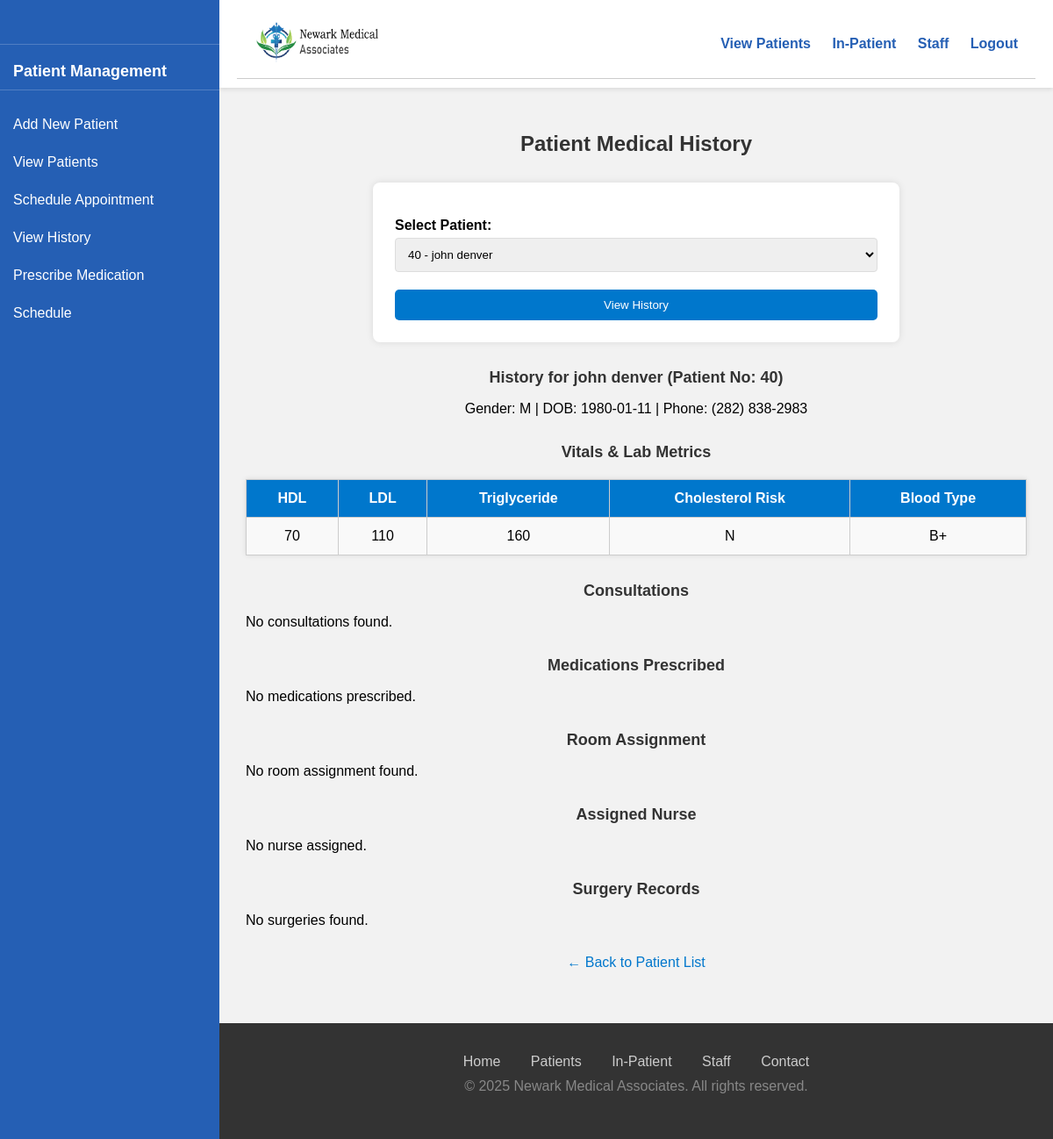
Screenshot of /patient/history.php?id=40 (signed in) with the database file from the repository.
### tables this page shows
CREATE TABLE `PATIENT` (
  `Patient_No` int(11) NOT NULL AUTO_INCREMENT,
  `Name` varchar(100) DEFAULT NULL,
  `Gender` char(1) DEFAULT NULL,
  `DOB` date DEFAULT NULL,
  `Street` varchar(100) DEFAULT NULL,
  `City` varchar(50) DEFAULT NULL,
  `State` char(2) DEFAULT NULL,
  `Zip` char(10) DEFAULT NULL,
  `Phone` varchar(15) DEFAULT NULL,
  `SSN` char(9) DEFAULT NULL,
  `Blood_Type` varchar(3) DEFAULT NULL,
  `HDL` int(11) DEFAULT NULL,
  `LDL` int(11) DEFAULT NULL,
  `Triglyceride` int(11) DEFAULT NULL,
  `Cholesterol_Risk` char(1) DEFAULT NULL,
  PRIMARY KEY (`Patient_No`),
  UNIQUE KEY `SSN` (`SSN`)
);

### patient/history.php (the view, shortened to what this page needs)
<?php
include('../connect.php'); ?>
<!DOCTYPE html>
<html>
<head>
</head>
<body>
<div class="sidebar">
</div>
<div class="main-content-area">
  <header>
    <?php include($_SERVER['DOCUMENT_ROOT'].'/includes/header.php'); ?>
  </header>
  <div class="page-content">
    <h2>Patient Medical History</h2>
    <form method="GET">
      <label>Select Patient:</label>
      <select name="patient_id" required>
        <?php
          $res = $conn->query("SELECT Patient_No, Name FROM PATIENT");
          while ($row = $res->fetch_assoc()) {
            $selected = (isset($_GET['patient_id']) && $_GET['patient_id'] == $row['Patient_No']) ? 'selected' : '';
            echo "<option value='{$row['Patient_No']}' $selected>{$row['Patient_No']} - {$row['Name']}</option>";
          }
        ?>
      </select>
      <button type="submit">View History</button>
    </form>
    <?php
    if (isset($_GET['patient_id'])) {
      $patient_id = $_GET['patient_id'];
      $stmt = $conn->prepare("SELECT * FROM PATIENT WHERE Patient_No = ?");
      $stmt->bind_param("i", $patient_id);
      $stmt->execute();
      $patient = $stmt->get_result()->fetch_assoc();
      echo "<h3>History for {$patient['Name']} (Patient No: {$patient['Patient_No']})</h3>";
      echo "<p style='text-align:center;'>Gender: {$patient['Gender']} | DOB: {$patient['DOB']} | Phone: {$patient['Phone']}</p>";
      echo "<h3>Vitals & Lab Metrics</h3>";
      echo "<table><tr><th>HDL</th><th>LDL</th><th>Triglyceride</th><th>Cholesterol Risk</th><th>Blood Type</th></tr>";
      echo "<tr><td>{$patient['HDL']}</td><td>{$patient['LDL']}</td><td>{$patient['Triglyceride']}</td><td>{$patient['Cholesterol_Risk']}</td><td>{$patient['Blood_Type']}</td></tr></table>";
      echo "<h3>Consultations</h3>";
      $stmt = $conn->prepare("SELECT C.Date, C.Time, C.Observation, C.Physician_ID, S.Name AS Physician_Name,
        GROUP_CONCAT(DISTINCT I.Name SEPARATOR ', ') AS Illnesses,
        GROUP_CONCAT(DISTINCT A.Name SEPARATOR ', ') AS Allergies
        FROM Consultation C
        LEFT JOIN PHYSICIAN P ON C.Physician_ID = P.Employment_No
        LEFT JOIN STAFF S ON P.Employment_No = S.Employment_No
        LEFT JOIN Consultation_Illness CI ON CI.Patient_No = C.Patient_No AND CI.Date = C.Date AND CI.Time = C.Time
        LEFT JOIN ILLNESS I ON CI.Illness_Code = I.Illness_Code
        LEFT JOIN Consultation_Allergy CA ON CA.Patient_No = C.Patient_No AND CA.Date = C.Date AND CA.Time = C.Time
        LEFT JOIN ALLERGY A ON CA.Allergy_Code = A.Allergy_Code
        WHERE C.Patient_No = ?
        GROUP BY C.Date, C.Time
        ORDER BY C.Date DESC, C.Time DESC");
      $stmt->bind_param("i", $patient_id);
      $stmt->execute();
      $result = $stmt->get_result();
      $latest_physician = '';
      if ($result->num_rows > 0) {
        echo "<table><tr><th>Date</th><th>Time</th><th>Physician</th><th>Observation</th><th>Illnesses</th><th>Allergies</th></tr>";
        while ($row = $result->fetch_assoc()) {
          if (!$latest_physician) $latest_physician = $row['Physician_ID'];
          echo "<tr><td>{$row['Date']}</td><td>{$row['Time']}</td><td>{$row['Physician_Name']}</td><td>{$row['Observation']}</td><td>{$row['Illnesses']}</td><td>{$row['Allergies']}</td></tr>";
        }
        echo "</table>";
      } else {
        echo "<p>No consultations found.</p>";
      }
      echo "<h3>Medications Prescribed</h3>";
      $stmt = $conn->prepare("SELECT M.Name, MO.Dosage, MO.Frequency FROM Medication_Order MO JOIN MEDICATION M ON MO.Medication_Code = M.Medication_Code WHERE MO.Patient_No = ?");
      $stmt->bind_param("i", $patient_id);
      $stmt->execute();
      $res = $stmt->get_result();
      if ($res->num_rows > 0) {
        echo "<table><tr><th>Medication</th><th>Dosage</th><th>Frequency</th></tr>";
        while ($row = $res->fetch_assoc()) echo "<tr><td>{$row['Name']}</td><td>{$row['Dosage']}</td><td>{$row['Frequency']}</td></tr>";
        echo "</table>";
      } else echo "<p>No medications prescribed.</p>";
      echo "<h3>Room Assignment</h3>";
      $stmt = $conn->prepare("SELECT R.Room_No, R.Wing, R.Bed_No
        FROM IN_PATIENT IP
        JOIN ROOM R ON IP.Room_No = R.Room_No AND IP.Bed_No = R.Bed_No
        WHERE IP.Patient_No = ?");
      $stmt->bind_param("i", $patient_id);
      $stmt->execute();
      $res = $stmt->get_result();
      if ($res->num_rows > 0) {
        echo "<table><tr><th>Room</th><th>Wing</th><th>Bed</th></tr>";
        while ($row = $res->fetch_assoc()) echo "<tr><td>{$row['Room_No']}</td><td>{$row['Wing']}</td><td>{$row['Bed_No']}</td></tr>";
        echo "</table>";
      } else echo "<p>No room assignment found.</p>";
      echo "<h3>Assigned Nurse</h3>";
      $stmt = $conn->prepare("SELECT S.Employment_No, S.Name FROM Patient_Care PC JOIN STAFF S ON PC.Nurse_ID = S.Employment_No WHERE PC.Patient_No = ?");
      $stmt->bind_param("i", $patient_id);
      $stmt->execute();
      $res = $stmt->get_result();
      if ($res->num_rows > 0) {
        echo "<table><tr><th>Nurse ID</th><th>Name</th></tr>";
        while ($row = $res->fetch_assoc()) echo "<tr><td>{$row['Employment_No']}</td><td>{$row['Name']}</td></tr>";
        echo "</table>";
      } else echo "<p>No nurse assigned.</p>";
      echo "<h3>Surgery Records</h3>";
      $stmt = $conn->prepare("SELECT SR.Surgery_Date, ST.Name AS SurgeryName, ST.Category, ST.Special_Needs, S.Name AS SurgeonName, SR.Outcome, SR.Notes
        FROM Surgery_Record SR
        JOIN SURGERY_TYPE ST ON SR.Surgery_Code = ST.Surgery_Code
        JOIN STAFF S ON SR.Surgeon_ID = S.Employment_No
        WHERE SR.Patient_No = ?
        ORDER BY SR.Surgery_Date DESC");
      $stmt->bind_param("i", $patient_id);
      $stmt->execute();
      $res = $stmt->get_result();
      if ($res->num_rows > 0) {
        echo "<table><tr><th>Date</th><th>Surgery</th><th>Category</th><th>Special Needs</th><th>Surgeon</th><th>Outcome</th><th>Notes</th></tr>";
        while ($row = $res->fetch_assoc()) {
          echo "<tr><td>{$row['Surgery_Date']}</td><td>{$row['SurgeryName']}</td><td>{$row['Category']}</td><td>{$row['Special_Needs']}</td><td>{$row['SurgeonName']}</td><td>{$row['Outcome']}</td><td>{$row['Notes']}</td></tr>";
        }
        echo "</table>";
      } else echo "<p>No surgeries found.</p>";
    }
    ?>
    <div class="back-link">
      <a href="view_patient.php">← Back to Patient List</a>
    </div>
  </div>
  <footer>
    <?php include($_SERVER['DOCUMENT_ROOT'].'/includes/footer.php'); ?>
  </footer>
</div>
</body>
</html>

### assets/style.css (style rules this page uses)
* { box-sizing: border-box; }
body { margin: 0; font-family: Arial, sans-serif; background-color: #f2f2f2; display: flex; height: 100vh; overflow: hidden; }
.sidebar { width: 250px; background-color: #255fb4; color: white; padding-top: 20px; height: 100vh; position: fixed; overflow-y: auto; z-index: 200; }
.main-content-area { margin-left: 250px; width: calc(100% - 250px); display: flex; flex-direction: column; height: 100vh; }
header { background: white; padding: 10px 20px; box-shadow: 0 2px 5px rgba(0,0,0,0.1); position: sticky; top: 0; z-index: 100; }
.page-content { flex-grow: 1; padding: 30px; overflow-y: auto; }
footer { background-color: #333; color: white; text-align: center; padding: 15px; flex-shrink: 0; }
h1, h2, h3, h4, h5, h6 { color: #333; }
h2 { text-align: center; margin-bottom: 30px; }
h3 { margin-top: 30px; margin-bottom: 15px; color: #333; font-size: 18px; font-weight: bold; }
form { background: #fff; padding: 25px; border-radius: 8px; max-width: 600px; margin: auto; box-shadow: 0 0 8px rgba(0,0,0,0.1); }
label { display: block; margin-top: 15px; font-weight: bold; }
input[type="text"], input[type="email"], input[type="password"], input[type="number"], input[type="date"], input[type="tel"], select, textarea { width: 100%; padding: 10px; margin-top: 5px; border: 1px solid #ddd; border-radius: 4px; }
button, input[type="submit"] { width: 100%; background: #0077cc; color: white; border: none; border-radius: 5px; padding: 10px 15px; margin-top: 20px; cursor: pointer; }
table { width: 100%; border-collapse: collapse; background: #fff; box-shadow: 0 0 6px rgba(0,0,0,0.1); margin-top: 20px; margin-bottom: 20px; }
th, td { padding: 12px; border: 1px solid #ccc; text-align: center; }
th { background: #0077cc; color: white; font-weight: bold; }
tr:nth-child(even) { background-color: #f9f9f9; }

### patient/history.php (style rules this page uses)
* { box-sizing: border-box; }
body { margin: 0; font-family: Arial, sans-serif; background-color: #f9f9f9; display: flex; height: 100vh; overflow: hidden; }
.sidebar { width: 250px; background-color: #255fb4; color: white; padding-top: 20px; height: 100vh; position: fixed; overflow-y: auto; }
.main-content-area { margin-left: 250px; width: calc(100% - 250px); display: flex; flex-direction: column; height: 100vh; }
header { background: white; padding: 10px 20px; box-shadow: 0 2px 5px rgba(0,0,0,0.1); flex-shrink: 0; position: sticky; top: 0; z-index: 100; }
.page-content { flex-grow: 1; overflow-y: auto; padding: 30px; }
h2, h3 { text-align: center; }
form { max-width: 600px; margin: auto; background: #fff; padding: 20px; border-radius: 8px; box-shadow: 0 0 8px rgba(0,0,0,0.1); }
select, button { width: 100%; padding: 10px; margin-top: 10px; }
table { width: 100%; border-collapse: collapse; margin-top: 25px; background: #fff; box-shadow: 0 0 5px rgba(0,0,0,0.1); }
th, td { border: 1px solid #ccc; padding: 12px; text-align: left; }
th { background-color: #0077cc; color: white; }
.back-link { text-align: center; margin: 30px 0; }
.back-link a { text-decoration: none; color: #0077cc; }
footer { background-color: #333; color: white; text-align: center; padding: 15px; flex-shrink: 0; }

### rows the page displays
patient: Name "john denver", Patient_No "40", Gender "M", DOB "1980-01-11", Phone "(282) 838-2983", HDL "70", LDL "110", Triglyceride "160", Cholesterol_Risk "N", Blood_Type "B+"

### other values shown
form field patient_id "40 - john denver"
